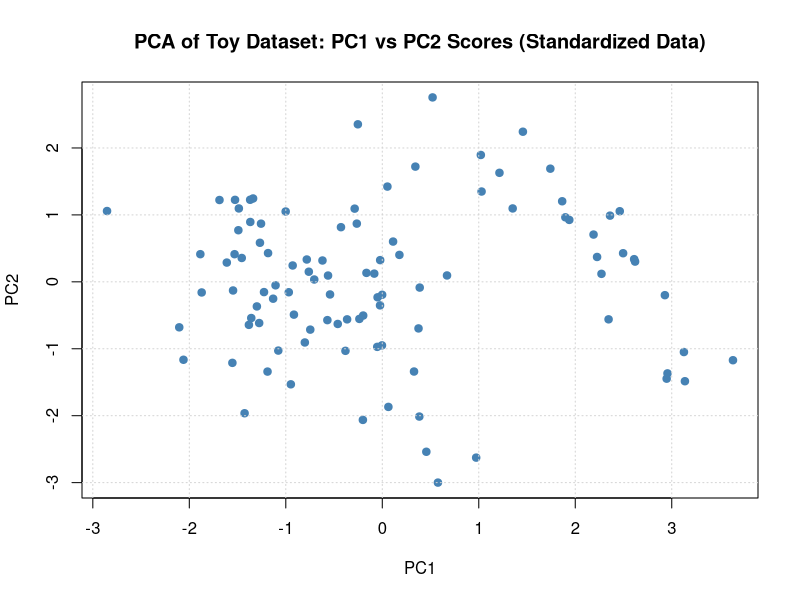
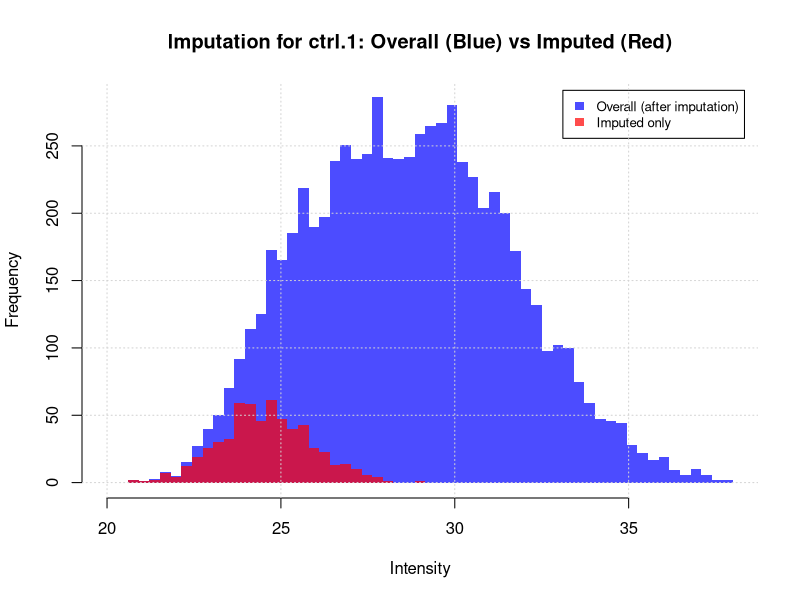
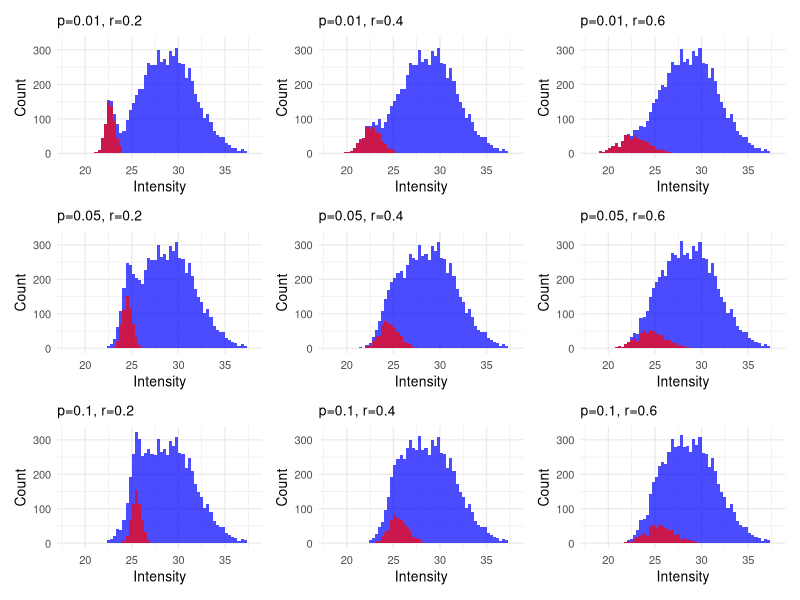
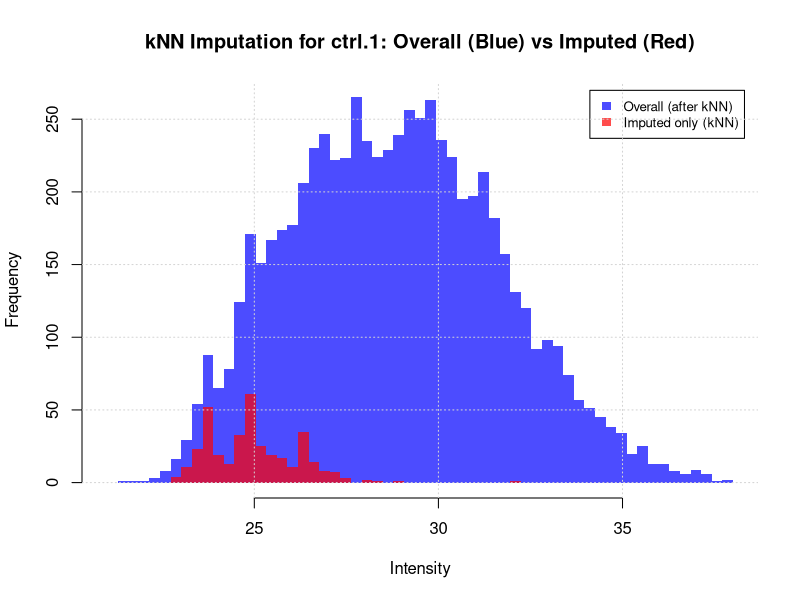

These charts were generated, in order, by the following R code:
## ---- chunk 1
knitr::opts_chunk$set(
echo = TRUE,
warning = FALSE,
message = FALSE,
fig.align = "center",
fig.width = 6,
fig.height = 4
)
## ---- chunk 2
pca_raw <- read.delim("Assignment_1_supplement/pca_toy.txt", check.names = FALSE)
pca_scaled <- scale(pca_raw)
pca_summary <- data.frame(
  variable = colnames(pca_raw),
  mean = apply(pca_scaled, 2, mean),
  sd = apply(pca_scaled, 2, sd)
)
pca_summary
## ---- chunk 3
pca_model <- prcomp(pca_scaled, center = FALSE, scale. = FALSE)
pca_scores <- as.data.frame(pca_model$x[, 1:2])
## ---- chunk 4
plot(
  pca_scores$PC1,
  pca_scores$PC2,
  xlab = "PC1",
  ylab = "PC2",
  main = "PCA of Toy Dataset: PC1 vs PC2 Scores (Standardized Data)",
  pch = 19,
  col = "steelblue"
)
grid()
## ---- chunk 5
pca_loadings <- pca_model$rotation[, 1:2]
pca_loadings
## ---- chunk 6
importance_table <- summary(pca_model)$importance
importance_table
## ---- chunk 7
# Imputation based on a given data distribution
impute_from_distribution <- function(x, percentile = 0.05, sd_ratio = 0.5, seed = 42) {
  
  # --- Step 0: Setup and preprocessing ---
  
  # set a random seed for reproducibility
  if (!is.null(seed)) set.seed(seed)
  
  # Separate observed (non-missing) values
  obs <- x[!is.na(x)]
  
  # --- Step 1: Calculate mean and standard deviation of observed data ---
  m <- mean(obs)
  s <- sd(obs)
  
  # --- Step 2: Derive new mean from lower quantile of the old distribution ---
  # We use qnorm to get the value at a given lower quantile (e.g., 5%)
  # This simulates the lower tail of the original distribution for imputation
  mu_imp <- qnorm(percentile, mean = m, sd = s)
  
  # --- Step 3: Derive new standard deviation as a fraction of observed SD ---
  # This ensures the imputed values vary less than the observed data
  sd_imp <- sd_ratio * s
  
  # --- Step 4: Generate imputed values for missing entries ---
  n_miss <- sum(is.na(x))
  imp_vals <- rnorm(n_miss, mean = mu_imp, sd = sd_imp)
  
  # Replace missing values with imputed values
  x_imp <- x
  x_imp[is.na(x_imp)] <- imp_vals
  
  # --- Return results and summary statistics ---
  return(list(
    values = x_imp,      # full vector with imputed values
    imputed = imp_vals,  # the imputed subset
    mu_imp = mu_imp,     # imputation mean
    sd_imp = sd_imp,     # imputation standard deviation
    mean_obs = m,        # observed mean
    sd_obs = s,          # observed standard deviation
    n_missing = n_miss   # number of missing values imputed
  ))
}
## ---- chunk 8
ms_raw <- read.delim("Assignment_1_supplement/ms_toy.txt", check.names = FALSE)
ctrl1 <- ms_raw$ctrl.1
sum(is.na(ctrl1))  # missing count before

imp_ctrl1 <- impute_from_distribution(ctrl1, percentile = 0.05, sd_ratio = 0.5, seed = 123)
sum(is.na(imp_ctrl1$values))  # missing count after
## ---- chunk 9
all_vals <- imp_ctrl1$values
imp_vals <- imp_ctrl1$imputed
brks <- seq(floor(min(all_vals)), ceiling(max(all_vals)), length.out = 60)

hist(all_vals,
     breaks = brks,
     col = rgb(0, 0, 1, 0.7), border = NA,
     main = "Imputation for ctrl.1: Overall (Blue) vs Imputed (Red)",
     xlab = "Intensity")
hist(imp_vals,
     breaks = brks,
     col = rgb(1, 0, 0, 0.7), border = NA,
     add = TRUE)
legend("topright", inset = 0.02,
       legend = c("Overall (after imputation)", "Imputed only"),
       fill = c(rgb(0, 0, 1, 0.7), rgb(1, 0, 0, 0.7)), border = NA, cex = 0.8)
grid()
## ---- chunk 10
data.frame(
  observed_mean = round(imp_ctrl1$mean_obs, 3),
  observed_sd = round(imp_ctrl1$sd_obs, 3),
  imputed_mean = round(imp_ctrl1$mu_imp, 3),
  imputed_sd = round(imp_ctrl1$sd_imp, 3),
  n_missing = imp_ctrl1$n_missing
)
## ---- chunk 11
percentiles <- c(0.01, 0.05, 0.10)
ratios <- c(0.2, 0.4, 0.6)
out <- list()
for (p in percentiles) {
  for (r in ratios) {
    tmp <- impute_from_distribution(ctrl1, percentile = p, sd_ratio = r, seed = 123)
    out[[length(out) + 1]] <- data.frame(
      percentile = p,
      sd_ratio = r,
      imputed_mean = tmp$mu_imp,
      imputed_sd = tmp$sd_imp
    )
  }
}
do.call(rbind, out)
## ---- chunk 12
# Use patchwork if available; otherwise fall back to cowplot
has_patchwork <- requireNamespace("patchwork", quietly = TRUE)
has_cowplot <- requireNamespace("cowplot", quietly = TRUE)
if (!has_patchwork && !has_cowplot) {
  stop("Install either 'patchwork' or 'cowplot' to render the grid.")
}

library(ggplot2)

# Rebuild parameter grid (chunk independence)
percentiles <- c(0.01, 0.05, 0.10)
ratios <- c(0.2, 0.4, 0.6)

# Compute global x breaks (same x-axis across all panels)
grid_results <- list()
for (p in percentiles) {
  for (r in ratios) {
    tmp <- impute_from_distribution(ctrl1, percentile = p, sd_ratio = r, seed = 123)
    key <- paste0("p=", p, ", r=", r)
    grid_results[[key]] <- list(all = tmp$values, imp = tmp$imputed)
  }
}

mins <- sapply(grid_results, function(z) min(z$all, na.rm = TRUE))
maxs <- sapply(grid_results, function(z) max(z$all, na.rm = TRUE))
xmin <- floor(min(mins))
xmax <- ceiling(max(maxs))
nbins <- 60
binwidth <- (xmax - xmin) / nbins

# Compute a common y-limit from histogram counts with the agreed bins
count_max <- 0
for (k in names(grid_results)) {
  h_all <- hist(grid_results[[k]]$all, breaks = seq(xmin, xmax, length.out = nbins + 1), plot = FALSE)
  h_imp <- hist(grid_results[[k]]$imp, breaks = h_all$breaks, plot = FALSE)
  count_max <- max(count_max, h_all$counts, h_imp$counts, na.rm = TRUE)
}

make_panel <- function(vals_all, vals_imp, title) {
  df_all <- data.frame(x = vals_all, grp = "Overall")
  df_imp <- data.frame(x = vals_imp, grp = "Imputed")
  ggplot() +
    geom_histogram(data = df_all, aes(x = x, y = after_stat(count)),
                   binwidth = binwidth, boundary = xmin, fill = rgb(0,0,1,0.7), color = NA) +
    geom_histogram(data = df_imp, aes(x = x, y = after_stat(count)),
                   binwidth = binwidth, boundary = xmin, fill = rgb(1,0,0,0.7), color = NA) +
    scale_x_continuous(limits = c(xmin, xmax)) +
    coord_cartesian(ylim = c(0, count_max)) +
    labs(title = title, x = "Intensity", y = "Count") +
    theme_minimal(base_size = 10) +
    theme(plot.title = element_text(size = 10))
}

plots <- list()
for (p in percentiles) {
  for (r in ratios) {
    key <- paste0("p=", p, ", r=", r)
    plots[[length(plots) + 1]] <- make_panel(
      grid_results[[key]]$all,
      grid_results[[key]]$imp,
      paste0("p=", p, ", r=", r)
    )
  }
}

if (has_patchwork) {
  patchwork::wrap_plots(plots, ncol = 3)
} else {
  cowplot::plot_grid(plotlist = plots, ncol = 3, align = "hv")
}
## ---- chunk 13
ms_ctrl <- ms_raw[, c("ctrl.1", "ctrl.2", "ctrl.3")]
all_three_na <- rowSums(is.na(ms_ctrl)) == ncol(ms_ctrl)
ms_ctrl_filt <- ms_ctrl[!all_three_na, ]

missing_before_ctrl1 <- sum(is.na(ms_ctrl_filt$ctrl.1))
list(rows_after_filter = nrow(ms_ctrl_filt), missing_ctrl1_before = missing_before_ctrl1)
## ---- chunk 14
# load VIM
suppressPackageStartupMessages(library(VIM))
knn_res <- VIM::kNN(ms_ctrl_filt, k = 5, imp_var = TRUE)

# Extract imputed indicator and values for ctrl.1
imp_flag_ctrl1 <- knn_res$ctrl.1_imp
if (!is.logical(imp_flag_ctrl1)) imp_flag_ctrl1 <- as.logical(imp_flag_ctrl1)

ctrl1_knn_all <- knn_res$ctrl.1
ctrl1_knn_imp <- ctrl1_knn_all[imp_flag_ctrl1]

list(
  missing_ctrl1_after = sum(is.na(ctrl1_knn_all)),
  imputed_count_ctrl1 = length(ctrl1_knn_imp)
)
## ---- chunk 15
brks2 <- seq(floor(min(ctrl1_knn_all)), ceiling(max(ctrl1_knn_all)), length.out = 60)
hist(ctrl1_knn_all,
     breaks = brks2,
     col = rgb(0, 0, 1, 0.7), border = NA,
     main = "kNN Imputation for ctrl.1: Overall (Blue) vs Imputed (Red)",
     xlab = "Intensity")
hist(ctrl1_knn_imp,
     breaks = brks2,
     col = rgb(1, 0, 0, 0.7), border = NA,
     add = TRUE)
legend("topright", inset = 0.02,
       legend = c("Overall (after kNN)", "Imputed only (kNN)"),
       fill = c(rgb(0, 0, 1, 0.7), rgb(1, 0, 0, 0.7)), border = NA, cex = 0.8)
grid()
## ---- chunk 16
compare_df <- rbind(
  data.frame(
    method = "Distribution",
    n = length(imp_ctrl1$values),
    missing_before = sum(is.na(ms_raw$ctrl.1)),
    imputed_n = length(imp_ctrl1$imputed),
    mean_overall = mean(imp_ctrl1$values),
    sd_overall = sd(imp_ctrl1$values),
    mean_imputed = mean(imp_ctrl1$imputed),
    sd_imputed = sd(imp_ctrl1$imputed)
  ),
  data.frame(
    method = "kNN",
    n = length(ctrl1_knn_all),
    missing_before = missing_before_ctrl1,
    imputed_n = length(ctrl1_knn_imp),
    mean_overall = mean(ctrl1_knn_all),
    sd_overall = sd(ctrl1_knn_all),
    mean_imputed = mean(ctrl1_knn_imp),
    sd_imputed = sd(ctrl1_knn_imp)
  )
)
compare_df
